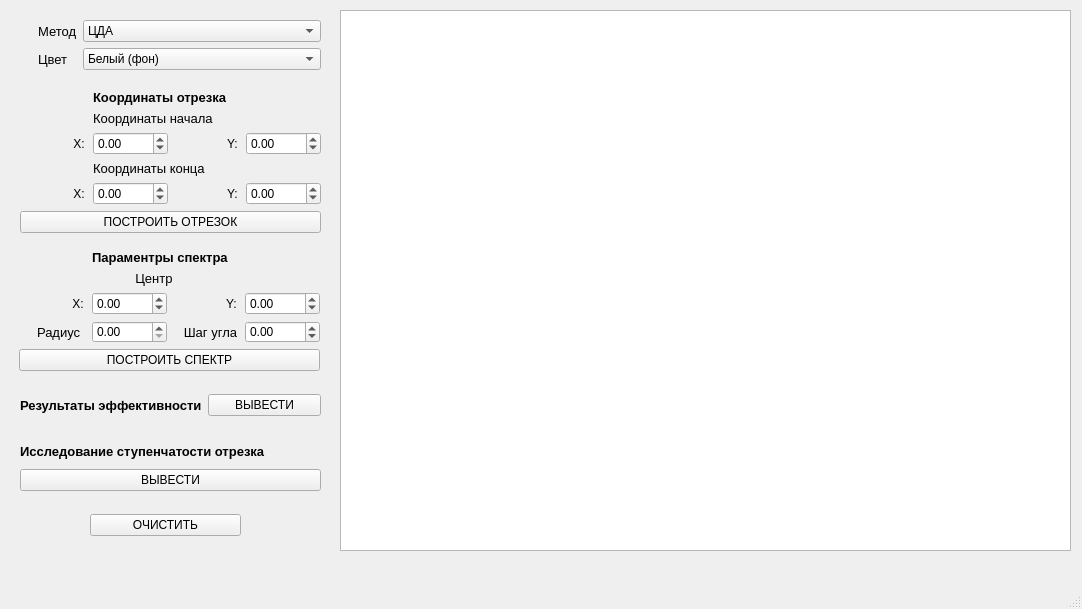
<?xml version="1.0" encoding="UTF-8"?>
<ui version="4.0">
 <class>MainWindow</class>
 <widget class="QMainWindow" name="MainWindow">
  <property name="geometry">
   <rect>
    <x>0</x>
    <y>0</y>
    <width>1082</width>
    <height>609</height>
   </rect>
  </property>
  <property name="windowTitle">
   <string>MainWindow</string>
  </property>
  <widget class="QWidget" name="centralwidget">
   <widget class="QWidget" name="gridLayoutWidget_2">
    <property name="geometry">
     <rect>
      <x>20</x>
      <y>90</y>
      <width>301</width>
      <height>143</height>
     </rect>
    </property>
    <layout class="QGridLayout" name="gridLayout_2">
     <item row="4" column="3">
      <widget class="QDoubleSpinBox" name="QDSB_y_start">
       <property name="minimum">
        <double>-2000.000000000000000</double>
       </property>
       <property name="maximum">
        <double>2000.000000000000000</double>
       </property>
      </widget>
     </item>
     <item row="6" column="2">
      <widget class="QLabel" name="label_5">
       <property name="text">
        <string>                Y:</string>
       </property>
      </widget>
     </item>
     <item row="6" column="3">
      <widget class="QDoubleSpinBox" name="QDSB_y_end">
       <property name="minimum">
        <double>-2000.000000000000000</double>
       </property>
       <property name="maximum">
        <double>2000.000000000000000</double>
       </property>
      </widget>
     </item>
     <item row="6" column="0">
      <widget class="QLabel" name="label_3">
       <property name="text">
        <string>                X:</string>
       </property>
      </widget>
     </item>
     <item row="2" column="1" colspan="2">
      <widget class="QLabel" name="label">
       <property name="sizePolicy">
        <sizepolicy hsizetype="Preferred" vsizetype="Preferred">
         <horstretch>0</horstretch>
         <verstretch>0</verstretch>
        </sizepolicy>
       </property>
       <property name="font">
        <font>
         <pointsize>10</pointsize>
         <weight>75</weight>
         <bold>true</bold>
        </font>
       </property>
       <property name="text">
        <string>Координаты отрезка</string>
       </property>
      </widget>
     </item>
     <item row="4" column="2">
      <widget class="QLabel" name="label_4">
       <property name="text">
        <string>                Y:</string>
       </property>
      </widget>
     </item>
     <item row="6" column="1">
      <widget class="QDoubleSpinBox" name="QDSB_x_end">
       <property name="minimum">
        <double>-2000.000000000000000</double>
       </property>
       <property name="maximum">
        <double>2000.000000000000000</double>
       </property>
      </widget>
     </item>
     <item row="4" column="0">
      <widget class="QLabel" name="label_2">
       <property name="text">
        <string>                X:</string>
       </property>
      </widget>
     </item>
     <item row="4" column="1">
      <widget class="QDoubleSpinBox" name="QDSB_x_start">
       <property name="minimum">
        <double>-2000.000000000000000</double>
       </property>
       <property name="maximum">
        <double>2000.000000000000000</double>
       </property>
      </widget>
     </item>
     <item row="3" column="1" colspan="2">
      <widget class="QLabel" name="label_6">
       <property name="font">
        <font>
         <pointsize>10</pointsize>
        </font>
       </property>
       <property name="text">
        <string>Координаты начала</string>
       </property>
      </widget>
     </item>
     <item row="5" column="1" colspan="2">
      <widget class="QLabel" name="label_7">
       <property name="font">
        <font>
         <pointsize>10</pointsize>
        </font>
       </property>
       <property name="text">
        <string>Координаты конца</string>
       </property>
      </widget>
     </item>
     <item row="10" column="0" colspan="4">
      <widget class="QPushButton" name="btn_to_draw_line">
       <property name="text">
        <string>ПОСТРОИТЬ ОТРЕЗОК</string>
       </property>
      </widget>
     </item>
    </layout>
   </widget>
   <widget class="QWidget" name="gridLayoutWidget_3">
    <property name="geometry">
     <rect>
      <x>19</x>
      <y>250</y>
      <width>301</width>
      <height>121</height>
     </rect>
    </property>
    <layout class="QGridLayout" name="gridLayout_3">
     <item row="3" column="3">
      <widget class="QDoubleSpinBox" name="QDSB_angle_step">
       <property name="minimum">
        <double>-200.000000000000000</double>
       </property>
       <property name="maximum">
        <double>200.000000000000000</double>
       </property>
      </widget>
     </item>
     <item row="3" column="2">
      <widget class="QLabel" name="label_15">
       <property name="sizePolicy">
        <sizepolicy hsizetype="Preferred" vsizetype="Preferred">
         <horstretch>0</horstretch>
         <verstretch>0</verstretch>
        </sizepolicy>
       </property>
       <property name="font">
        <font>
         <pointsize>10</pointsize>
        </font>
       </property>
       <property name="text">
        <string>   Шаг угла</string>
       </property>
      </widget>
     </item>
     <item row="6" column="0" colspan="4">
      <widget class="QPushButton" name="btn_to_draw_spectrum">
       <property name="text">
        <string>ПОСТРОИТЬ СПЕКТР</string>
       </property>
      </widget>
     </item>
     <item row="3" column="1">
      <widget class="QDoubleSpinBox" name="QDSB_radius">
       <property name="minimum">
        <double>0.000000000000000</double>
       </property>
       <property name="maximum">
        <double>1000.000000000000000</double>
       </property>
      </widget>
     </item>
     <item row="3" column="0">
      <widget class="QLabel" name="label_14">
       <property name="font">
        <font>
         <pointsize>10</pointsize>
        </font>
       </property>
       <property name="text">
        <string>     Радиус</string>
       </property>
      </widget>
     </item>
     <item row="1" column="1" colspan="2">
      <widget class="QLabel" name="label_11">
       <property name="font">
        <font>
         <pointsize>10</pointsize>
        </font>
       </property>
       <property name="text">
        <string>            Центр</string>
       </property>
      </widget>
     </item>
     <item row="2" column="2">
      <widget class="QLabel" name="label_13">
       <property name="text">
        <string>                Y:</string>
       </property>
      </widget>
     </item>
     <item row="0" column="1" colspan="2">
      <widget class="QLabel" name="label_10">
       <property name="sizePolicy">
        <sizepolicy hsizetype="Preferred" vsizetype="Preferred">
         <horstretch>0</horstretch>
         <verstretch>0</verstretch>
        </sizepolicy>
       </property>
       <property name="font">
        <font>
         <pointsize>10</pointsize>
         <weight>75</weight>
         <bold>true</bold>
        </font>
       </property>
       <property name="text">
        <string>Параментры спектра</string>
       </property>
      </widget>
     </item>
     <item row="2" column="1">
      <widget class="QDoubleSpinBox" name="QDSB_x_spectrum">
       <property name="minimum">
        <double>-2000.000000000000000</double>
       </property>
       <property name="maximum">
        <double>2000.000000000000000</double>
       </property>
      </widget>
     </item>
     <item row="2" column="3">
      <widget class="QDoubleSpinBox" name="QDSB_y_spectrum">
       <property name="minimum">
        <double>-2000.000000000000000</double>
       </property>
       <property name="maximum">
        <double>2000.000000000000000</double>
       </property>
      </widget>
     </item>
     <item row="2" column="0">
      <widget class="QLabel" name="label_12">
       <property name="text">
        <string>                X:</string>
       </property>
      </widget>
     </item>
    </layout>
   </widget>
   <widget class="QWidget" name="gridLayoutWidget_4">
    <property name="geometry">
     <rect>
      <x>20</x>
      <y>390</y>
      <width>301</width>
      <height>31</height>
     </rect>
    </property>
    <layout class="QGridLayout" name="gridLayout_4">
     <item row="0" column="0">
      <widget class="QLabel" name="label_18">
       <property name="font">
        <font>
         <pointsize>10</pointsize>
         <weight>75</weight>
         <bold>true</bold>
        </font>
       </property>
       <property name="text">
        <string>Результаты эффективности</string>
       </property>
      </widget>
     </item>
     <item row="0" column="1">
      <widget class="QPushButton" name="btn_to_output_efficiency">
       <property name="text">
        <string>ВЫВЕСТИ</string>
       </property>
      </widget>
     </item>
    </layout>
   </widget>
   <widget class="QWidget" name="gridLayoutWidget_5">
    <property name="geometry">
     <rect>
      <x>20</x>
      <y>440</y>
      <width>301</width>
      <height>51</height>
     </rect>
    </property>
    <layout class="QGridLayout" name="gridLayout_5">
     <item row="0" column="0" colspan="2">
      <widget class="QLabel" name="label_19">
       <property name="font">
        <font>
         <pointsize>10</pointsize>
         <weight>75</weight>
         <bold>true</bold>
        </font>
       </property>
       <property name="text">
        <string>Исследование ступенчатости отрезка</string>
       </property>
      </widget>
     </item>
     <item row="1" column="0" colspan="2">
      <widget class="QPushButton" name="btn_to_output_gradation">
       <property name="text">
        <string>ВЫВЕСТИ</string>
       </property>
      </widget>
     </item>
    </layout>
   </widget>
   <widget class="QWidget" name="gridLayoutWidget_6">
    <property name="geometry">
     <rect>
      <x>90</x>
      <y>510</y>
      <width>151</width>
      <height>31</height>
     </rect>
    </property>
    <layout class="QGridLayout" name="gridLayout_6">
     <item row="0" column="0">
      <widget class="QPushButton" name="btn_to_clear">
       <property name="text">
        <string>ОЧИСТИТЬ</string>
       </property>
      </widget>
     </item>
    </layout>
   </widget>
   <widget class="QWidget" name="gridLayoutWidget_7">
    <property name="geometry">
     <rect>
      <x>20</x>
      <y>20</y>
      <width>301</width>
      <height>51</height>
     </rect>
    </property>
    <layout class="QGridLayout" name="gridLayout_7">
     <item row="0" column="0">
      <widget class="QLabel" name="label_8">
       <property name="font">
        <font>
         <pointsize>10</pointsize>
        </font>
       </property>
       <property name="text">
        <string>     Метод</string>
       </property>
      </widget>
     </item>
     <item row="0" column="1">
      <widget class="QComboBox" name="QCBox_method">
       <item>
        <property name="text">
         <string>ЦДА</string>
        </property>
       </item>
       <item>
        <property name="text">
         <string>Алгоритм Брезенхема (float)</string>
        </property>
       </item>
       <item>
        <property name="text">
         <string>Алгоритм Брезенхем (int)</string>
        </property>
       </item>
       <item>
        <property name="text">
         <string>Алгоритм Брезенхема с устранением ступенчатости</string>
        </property>
       </item>
       <item>
        <property name="text">
         <string>Алгоритм Ву</string>
        </property>
       </item>
       <item>
        <property name="text">
         <string>Библиотечный алгоритм</string>
        </property>
       </item>
      </widget>
     </item>
     <item row="1" column="0">
      <widget class="QLabel" name="label_9">
       <property name="font">
        <font>
         <pointsize>10</pointsize>
        </font>
       </property>
       <property name="text">
        <string>     Цвет</string>
       </property>
      </widget>
     </item>
     <item row="1" column="1">
      <widget class="QComboBox" name="QCBox_color">
       <item>
        <property name="text">
         <string>Белый (фон)</string>
        </property>
       </item>
       <item>
        <property name="text">
         <string>Черный</string>
        </property>
       </item>
       <item>
        <property name="text">
         <string>Красный</string>
        </property>
       </item>
       <item>
        <property name="text">
         <string>Синий</string>
        </property>
       </item>
      </widget>
     </item>
    </layout>
   </widget>
   <widget class="QGraphicsView" name="graphicsView">
    <property name="geometry">
     <rect>
      <x>340</x>
      <y>10</y>
      <width>731</width>
      <height>541</height>
     </rect>
    </property>
   </widget>
  </widget>
  <widget class="QMenuBar" name="menubar">
   <property name="geometry">
    <rect>
     <x>0</x>
     <y>0</y>
     <width>1082</width>
     <height>21</height>
    </rect>
   </property>
  </widget>
  <widget class="QStatusBar" name="statusbar"/>
 </widget>
 <resources/>
 <connections/>
</ui>
